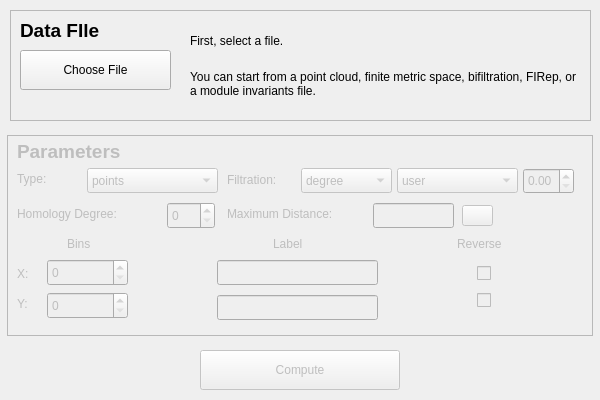
<?xml version="1.0" encoding="UTF-8"?>
<ui version="4.0">
 <class>DataSelectDialog</class>
 <widget class="QDialog" name="DataSelectDialog">
  <property name="windowModality">
   <enum>Qt::ApplicationModal</enum>
  </property>
  <property name="geometry">
   <rect>
    <x>0</x>
    <y>0</y>
    <width>600</width>
    <height>400</height>
   </rect>
  </property>
  <property name="sizePolicy">
   <sizepolicy hsizetype="Fixed" vsizetype="Fixed">
    <horstretch>0</horstretch>
    <verstretch>0</verstretch>
   </sizepolicy>
  </property>
  <property name="minimumSize">
   <size>
    <width>600</width>
    <height>400</height>
   </size>
  </property>
  <property name="maximumSize">
   <size>
    <width>600</width>
    <height>400</height>
   </size>
  </property>
  <property name="windowTitle">
   <string>Welcome to RIVET!</string>
  </property>
  <property name="modal">
   <bool>true</bool>
  </property>
  <widget class="QPushButton" name="computeButton">
   <property name="enabled">
    <bool>false</bool>
   </property>
   <property name="geometry">
    <rect>
     <x>200</x>
     <y>350</y>
     <width>200</width>
     <height>40</height>
    </rect>
   </property>
   <property name="text">
    <string>Compute</string>
   </property>
  </widget>
  <widget class="QFrame" name="parameterFrame">
   <property name="enabled">
    <bool>false</bool>
   </property>
   <property name="geometry">
    <rect>
     <x>7</x>
     <y>135</y>
     <width>586</width>
     <height>201</height>
    </rect>
   </property>
   <property name="frameShape">
    <enum>QFrame::StyledPanel</enum>
   </property>
   <property name="frameShadow">
    <enum>QFrame::Raised</enum>
   </property>
   <widget class="QLabel" name="xLabel">
    <property name="geometry">
     <rect>
      <x>10</x>
      <y>130</y>
      <width>21</width>
      <height>17</height>
     </rect>
    </property>
    <property name="text">
     <string>X:</string>
    </property>
   </widget>
   <widget class="QLabel" name="yLabel">
    <property name="geometry">
     <rect>
      <x>10</x>
      <y>160</y>
      <width>21</width>
      <height>17</height>
     </rect>
    </property>
    <property name="text">
     <string>Y:</string>
    </property>
   </widget>
   <widget class="QSpinBox" name="xbinSpinBox">
    <property name="geometry">
     <rect>
      <x>40</x>
      <y>124</y>
      <width>81</width>
      <height>27</height>
     </rect>
    </property>
    <property name="prefix">
     <string/>
    </property>
    <property name="minimum">
     <number>0</number>
    </property>
    <property name="maximum">
     <number>999</number>
    </property>
    <property name="value">
     <number>0</number>
    </property>
   </widget>
   <widget class="QSpinBox" name="ybinSpinBox">
    <property name="geometry">
     <rect>
      <x>40</x>
      <y>157</y>
      <width>81</width>
      <height>27</height>
     </rect>
    </property>
    <property name="prefix">
     <string/>
    </property>
    <property name="minimum">
     <number>0</number>
    </property>
    <property name="maximum">
     <number>999</number>
    </property>
   </widget>
   <widget class="QLabel" name="homDimLabel">
    <property name="geometry">
     <rect>
      <x>10</x>
      <y>70</y>
      <width>150</width>
      <height>17</height>
     </rect>
    </property>
    <property name="text">
     <string>Homology Degree:</string>
    </property>
   </widget>
   <widget class="QSpinBox" name="homDimSpinBox">
    <property name="geometry">
     <rect>
      <x>160</x>
      <y>67</y>
      <width>48</width>
      <height>27</height>
     </rect>
    </property>
    <property name="maximum">
     <number>99</number>
    </property>
   </widget>
   <widget class="QLabel" name="parameterLabel">
    <property name="geometry">
     <rect>
      <x>10</x>
      <y>6</y>
      <width>111</width>
      <height>21</height>
     </rect>
    </property>
    <property name="font">
     <font>
      <pointsize>14</pointsize>
      <weight>75</weight>
      <bold>true</bold>
     </font>
    </property>
    <property name="text">
     <string>Parameters</string>
    </property>
   </widget>
   <widget class="QLabel" name="xbinLabel_2">
    <property name="geometry">
     <rect>
      <x>60</x>
      <y>100</y>
      <width>44</width>
      <height>17</height>
     </rect>
    </property>
    <property name="text">
     <string>Bins</string>
    </property>
   </widget>
   <widget class="QLabel" name="axesLabel">
    <property name="geometry">
     <rect>
      <x>266</x>
      <y>100</y>
      <width>44</width>
      <height>17</height>
     </rect>
    </property>
    <property name="text">
     <string>Label</string>
    </property>
   </widget>
   <widget class="QLabel" name="revLabel">
    <property name="geometry">
     <rect>
      <x>450</x>
      <y>100</y>
      <width>61</width>
      <height>17</height>
     </rect>
    </property>
    <property name="text">
     <string>Reverse</string>
    </property>
   </widget>
   <widget class="QCheckBox" name="xRevCheckBox">
    <property name="geometry">
     <rect>
      <x>470</x>
      <y>127</y>
      <width>31</width>
      <height>23</height>
     </rect>
    </property>
    <property name="text">
     <string/>
    </property>
   </widget>
   <widget class="QCheckBox" name="yRevCheckBox">
    <property name="geometry">
     <rect>
      <x>470</x>
      <y>154</y>
      <width>31</width>
      <height>23</height>
     </rect>
    </property>
    <property name="text">
     <string/>
    </property>
   </widget>
   <widget class="QLineEdit" name="xAxisLabel">
    <property name="geometry">
     <rect>
      <x>210</x>
      <y>125</y>
      <width>161</width>
      <height>25</height>
     </rect>
    </property>
   </widget>
   <widget class="QLineEdit" name="yAxisLabel">
    <property name="geometry">
     <rect>
      <x>210</x>
      <y>160</y>
      <width>161</width>
      <height>25</height>
     </rect>
    </property>
   </widget>
   <widget class="QLabel" name="maxDistLabel">
    <property name="geometry">
     <rect>
      <x>220</x>
      <y>70</y>
      <width>141</width>
      <height>17</height>
     </rect>
    </property>
    <property name="text">
     <string>Maximum Distance:</string>
    </property>
   </widget>
   <widget class="QLabel" name="typeLabel">
    <property name="geometry">
     <rect>
      <x>10</x>
      <y>35</y>
      <width>51</width>
      <height>17</height>
     </rect>
    </property>
    <property name="text">
     <string>Type:</string>
    </property>
   </widget>
   <widget class="QComboBox" name="dataTypeComboBox">
    <property name="geometry">
     <rect>
      <x>80</x>
      <y>33</y>
      <width>131</width>
      <height>25</height>
     </rect>
    </property>
    <property name="maxVisibleItems">
     <number>5</number>
    </property>
    <item>
     <property name="text">
      <string>points</string>
     </property>
    </item>
    <item>
     <property name="text">
      <string>points_fn</string>
     </property>
    </item>
    <item>
     <property name="text">
      <string>metric</string>
     </property>
    </item>
    <item>
     <property name="text">
      <string>metric_fn</string>
     </property>
    </item>
    <item>
     <property name="text">
      <string>bifiltration</string>
     </property>
    </item>
    <item>
     <property name="text">
      <string>firep</string>
     </property>
    </item>
   </widget>
   <widget class="QLabel" name="filterLabel">
    <property name="geometry">
     <rect>
      <x>220</x>
      <y>36</y>
      <width>71</width>
      <height>17</height>
     </rect>
    </property>
    <property name="text">
     <string>Filtration:</string>
    </property>
   </widget>
   <widget class="QComboBox" name="filterComboBox">
    <property name="enabled">
     <bool>false</bool>
    </property>
    <property name="geometry">
     <rect>
      <x>294</x>
      <y>33</y>
      <width>91</width>
      <height>25</height>
     </rect>
    </property>
    <item>
     <property name="text">
      <string>degree</string>
     </property>
    </item>
    <item>
     <property name="text">
      <string>function</string>
     </property>
    </item>
   </widget>
   <widget class="QLineEdit" name="maxDistBox">
    <property name="geometry">
     <rect>
      <x>366</x>
      <y>68</y>
      <width>81</width>
      <height>25</height>
     </rect>
    </property>
    <property name="maxLength">
     <number>8</number>
    </property>
   </widget>
   <widget class="QPushButton" name="maxDistHelp">
    <property name="geometry">
     <rect>
      <x>455</x>
      <y>70</y>
      <width>31</width>
      <height>21</height>
     </rect>
    </property>
    <property name="font">
     <font>
      <pointsize>20</pointsize>
     </font>
    </property>
    <property name="toolTipDuration">
     <number>-1</number>
    </property>
    <property name="iconSize">
     <size>
      <width>16</width>
      <height>16</height>
     </size>
    </property>
   </widget>
   <widget class="QComboBox" name="functionComboBox">
    <property name="enabled">
     <bool>false</bool>
    </property>
    <property name="geometry">
     <rect>
      <x>390</x>
      <y>33</y>
      <width>121</width>
      <height>25</height>
     </rect>
    </property>
    <item>
     <property name="text">
      <string>user</string>
     </property>
    </item>
    <item>
     <property name="text">
      <string>balldensity</string>
     </property>
    </item>
    <item>
     <property name="text">
      <string>knndensity</string>
     </property>
    </item>
    <item>
     <property name="text">
      <string>eccentricity</string>
     </property>
    </item>
   </widget>
   <widget class="QDoubleSpinBox" name="parameterSpinBox">
    <property name="geometry">
     <rect>
      <x>516</x>
      <y>33</y>
      <width>51</width>
      <height>26</height>
     </rect>
    </property>
   </widget>
  </widget>
  <widget class="QFrame" name="frame">
   <property name="geometry">
    <rect>
     <x>10</x>
     <y>10</y>
     <width>581</width>
     <height>111</height>
    </rect>
   </property>
   <property name="frameShape">
    <enum>QFrame::StyledPanel</enum>
   </property>
   <property name="frameShadow">
    <enum>QFrame::Raised</enum>
   </property>
   <widget class="QPushButton" name="openFileButton">
    <property name="geometry">
     <rect>
      <x>10</x>
      <y>40</y>
      <width>151</width>
      <height>40</height>
     </rect>
    </property>
    <property name="text">
     <string>Choose File</string>
    </property>
    <property name="autoDefault">
     <bool>false</bool>
    </property>
   </widget>
   <widget class="QLabel" name="fileLabel">
    <property name="geometry">
     <rect>
      <x>180</x>
      <y>10</y>
      <width>391</width>
      <height>41</height>
     </rect>
    </property>
    <property name="text">
     <string>First, select a file.</string>
    </property>
    <property name="wordWrap">
     <bool>true</bool>
    </property>
   </widget>
   <widget class="QLabel" name="fileTypeLabel">
    <property name="geometry">
     <rect>
      <x>180</x>
      <y>60</y>
      <width>391</width>
      <height>41</height>
     </rect>
    </property>
    <property name="text">
     <string>You can start from a point cloud, finite metric space, bifiltration, FIRep, or a module invariants file.</string>
    </property>
    <property name="alignment">
     <set>Qt::AlignLeading|Qt::AlignLeft|Qt::AlignTop</set>
    </property>
    <property name="wordWrap">
     <bool>true</bool>
    </property>
   </widget>
   <widget class="QLabel" name="label_7">
    <property name="geometry">
     <rect>
      <x>10</x>
      <y>10</y>
      <width>111</width>
      <height>21</height>
     </rect>
    </property>
    <property name="font">
     <font>
      <pointsize>14</pointsize>
      <weight>75</weight>
      <bold>true</bold>
     </font>
    </property>
    <property name="text">
     <string>Data FIle</string>
    </property>
   </widget>
  </widget>
  <zorder>parameterFrame</zorder>
  <zorder>computeButton</zorder>
  <zorder>frame</zorder>
 </widget>
 <resources/>
 <connections/>
</ui>
